Frame 1 (no input): blank canvas, image omitted
Frame 60 (the mouse pressed at the canvas centre just before this capture): blank canvas, image omitted
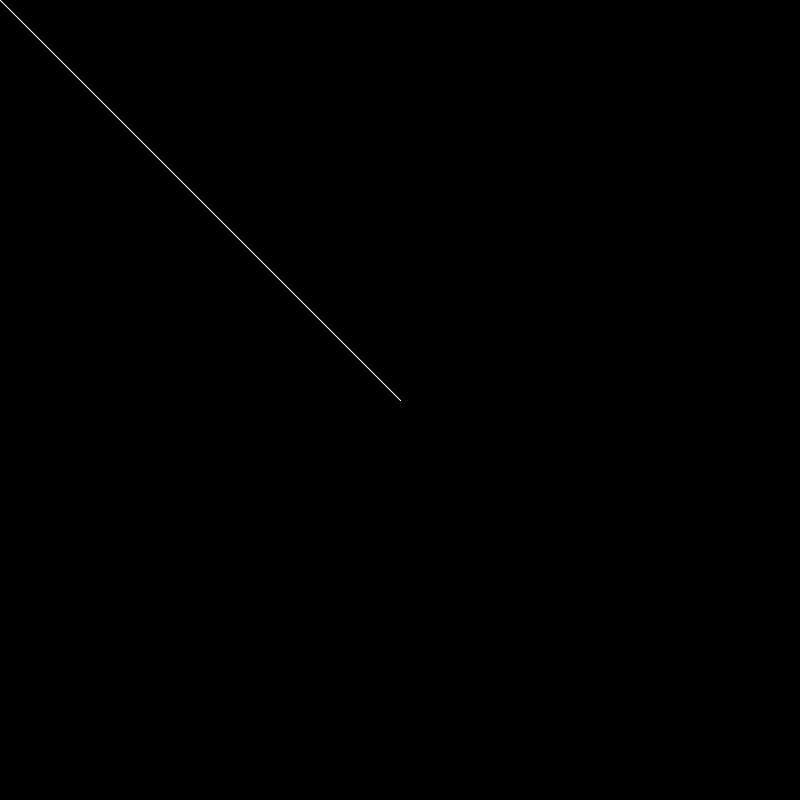
Frame 120 (the mouse held since frame 60 and released just before this capture)

The Processing sketch whose frames 1 and 60 were blank and that drew this single picture after the mouse press (run headless with seeded random() and noise(); from frame 60 on, the mouse is pressed at the canvas centre):

// Processing sketch: Aufgabe2_16
// ── Aufgabe2_16.pde
void setup() 
{
  size(800, 800);
  background(0);// Hintergrundfarbe  
}

void draw() 
{
  stroke(255); //Strichfarbe
  line(pmouseX,pmouseY,mouseX,mouseY); //Linie zwischen akuteller und alter Mauspos


}
